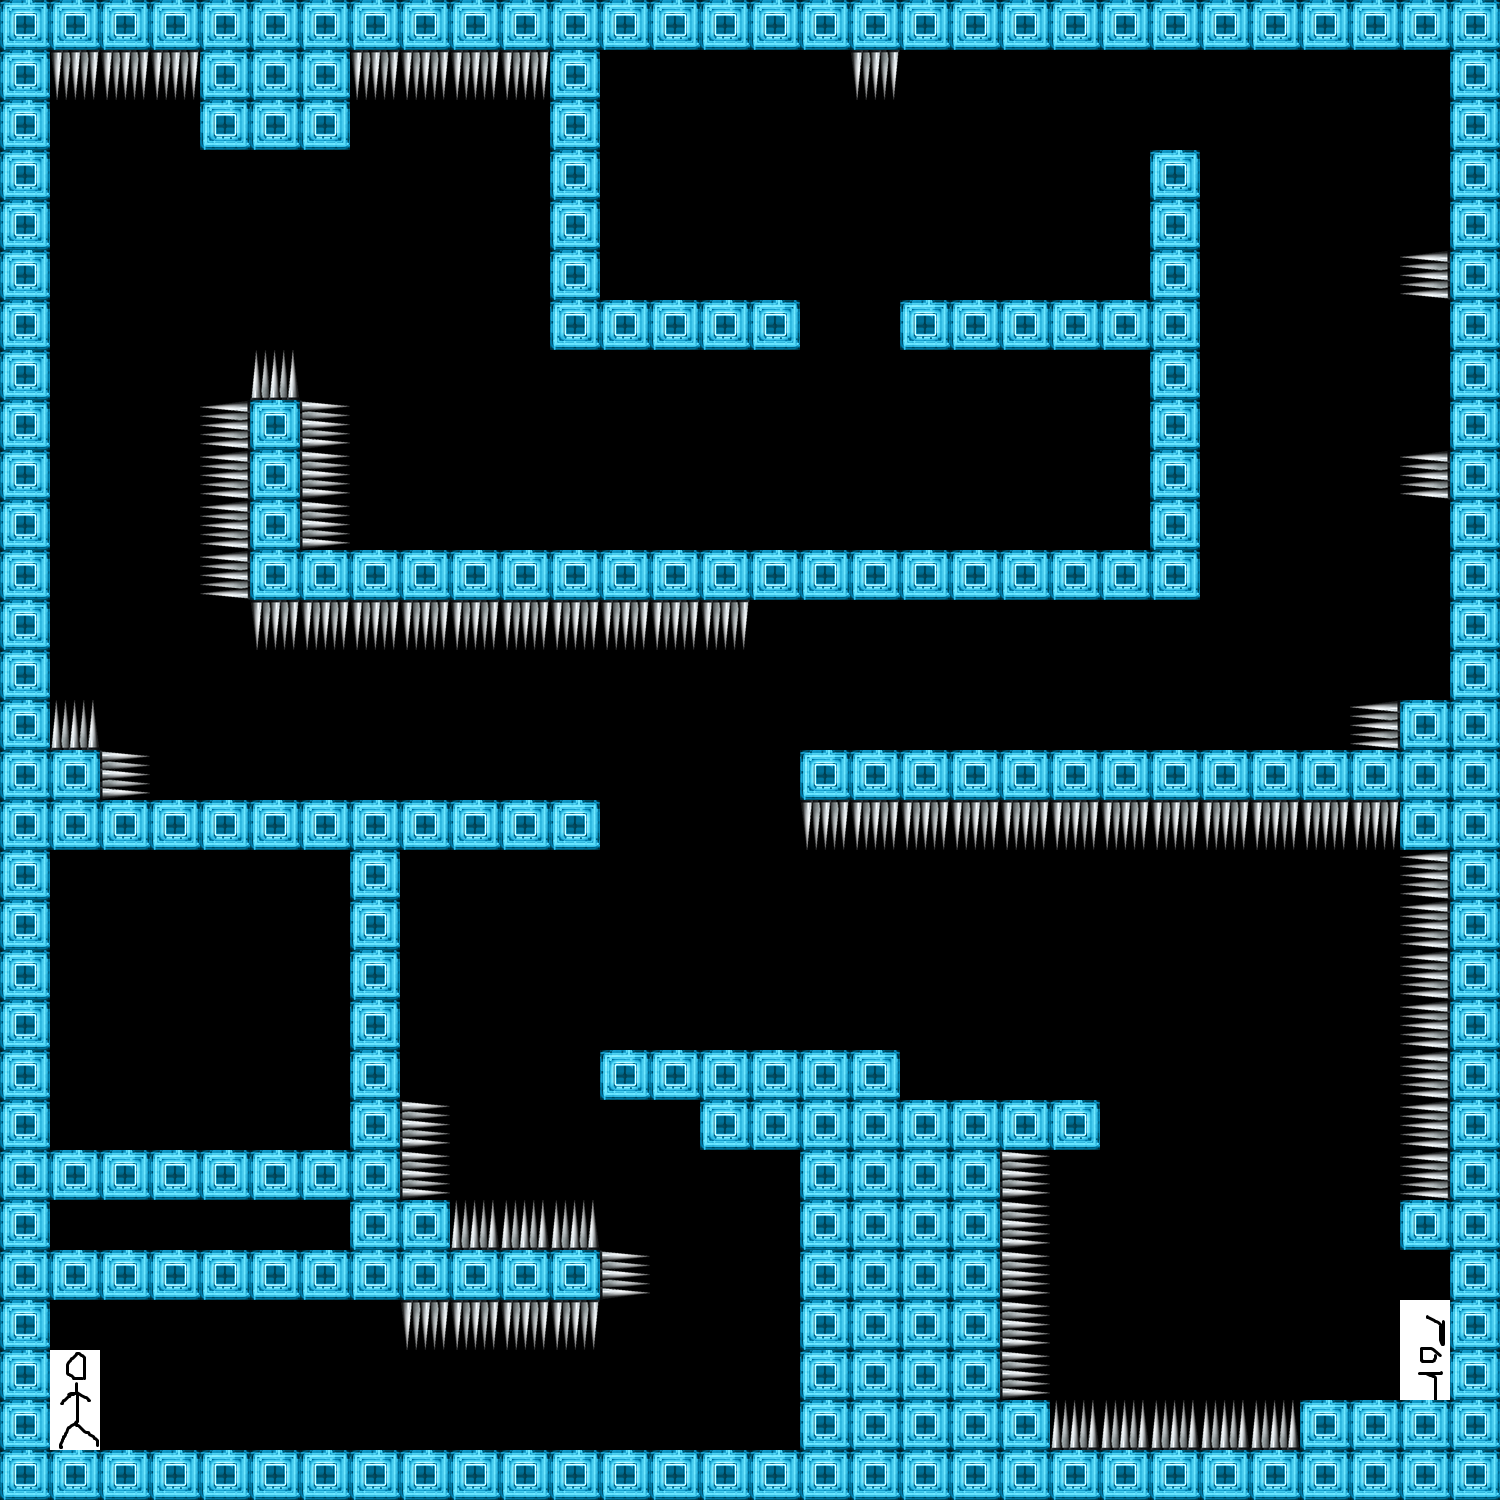

The image is a tile-based game level rendered from a .tmx file. Its description and complete source (layers, tilesets, objects, tile grids) follow:
An orthogonal 30x30 tile map with 50x50 px tiles, 1 tile layer (Tile Layer 1).

<map version="1.0" tiledversion="1.0.3" orientation="orthogonal" renderorder="right-down" width="30" height="30" tilewidth="50" tileheight="50" nextobjectid="1">
 <tileset firstgid="1" source="untitled.tsx" />
 <layer name="Tile Layer 1" width="30" height="30">
  <data encoding="csv">
1,1,1,1,1,1,1,1,1,1,1,1,1,1,1,1,1,1,1,1,1,1,1,1,1,1,1,1,1,1,
1,2,2,2,1,1,1,2,2,2,2,1,0,0,0,0,0,2,0,0,0,0,0,0,0,0,0,0,0,1,
1,0,0,0,1,1,1,0,0,0,0,1,0,0,0,0,0,0,0,0,0,0,0,0,0,0,0,0,0,1,
1,0,0,0,0,0,0,0,0,0,0,1,0,0,0,0,0,0,0,0,0,0,0,1,0,0,0,0,0,1,
1,0,0,0,0,0,0,0,0,0,0,1,0,0,0,0,0,0,0,0,0,0,0,1,0,0,0,0,0,1,
1,0,0,0,0,0,0,0,0,0,0,1,0,0,0,0,0,0,0,0,0,0,0,1,0,0,0,0,3,1,
1,0,0,0,0,0,0,0,0,0,0,1,1,1,1,1,0,0,1,1,1,1,1,1,0,0,0,0,0,1,
1,0,0,0,0,5,0,0,0,0,0,0,0,0,0,0,0,0,0,0,0,0,0,1,0,0,0,0,0,1,
1,0,0,0,3,1,4,0,0,0,0,0,0,0,0,0,0,0,0,0,0,0,0,1,0,0,0,0,0,1,
1,0,0,0,3,1,4,0,0,0,0,0,0,0,0,0,0,0,0,0,0,0,0,1,0,0,0,0,3,1,
1,0,0,0,3,1,4,0,0,0,0,0,0,0,0,0,0,0,0,0,0,0,0,1,0,0,0,0,0,1,
1,0,0,0,3,1,1,1,1,1,1,1,1,1,1,1,1,1,1,1,1,1,1,1,0,0,0,0,0,1,
1,0,0,0,0,2,2,2,2,2,2,2,2,2,2,0,0,0,0,0,0,0,0,0,0,0,0,0,0,1,
1,0,0,0,0,0,0,0,0,0,0,0,0,0,0,0,0,0,0,0,0,0,0,0,0,0,0,0,0,1,
1,5,0,0,0,0,0,0,0,0,0,0,0,0,0,0,0,0,0,0,0,0,0,0,0,0,0,3,1,1,
1,1,4,0,0,0,0,0,0,0,0,0,0,0,0,0,1,1,1,1,1,1,1,1,1,1,1,1,1,1,
1,1,1,1,1,1,1,1,1,1,1,1,0,0,0,0,2,2,2,2,2,2,2,2,2,2,2,2,1,1,
1,0,0,0,0,0,0,1,0,0,0,0,0,0,0,0,0,0,0,0,0,0,0,0,0,0,0,0,3,1,
1,0,0,0,0,0,0,1,0,0,0,0,0,0,0,0,0,0,0,0,0,0,0,0,0,0,0,0,3,1,
1,0,0,0,0,0,0,1,0,0,0,0,0,0,0,0,0,0,0,0,0,0,0,0,0,0,0,0,3,1,
1,0,0,0,0,0,0,1,0,0,0,0,0,0,0,0,0,0,0,0,0,0,0,0,0,0,0,0,3,1,
1,0,0,0,0,0,0,1,0,0,0,0,1,1,1,1,1,1,0,0,0,0,0,0,0,0,0,0,3,1,
1,0,0,0,0,0,0,1,4,0,0,0,0,0,1,1,1,1,1,1,1,1,0,0,0,0,0,0,3,1,
1,1,1,1,1,1,1,1,4,0,0,0,0,0,0,0,1,1,1,1,4,0,0,0,0,0,0,0,3,1,
1,0,0,0,0,0,0,1,1,5,5,5,0,0,0,0,1,1,1,1,4,0,0,0,0,0,0,0,1,1,
1,1,1,1,1,1,1,1,1,1,1,1,4,0,0,0,1,1,1,1,4,0,0,0,0,0,0,0,0,1,
1,0,0,0,0,0,0,0,2,2,2,2,0,0,0,0,1,1,1,1,4,0,0,0,0,0,0,0,0,1,
1,0,0,0,0,0,0,0,0,0,0,0,0,0,0,0,1,1,1,1,4,0,0,0,0,0,0,0,6,1,
1,8,0,0,0,0,0,0,0,0,0,0,0,0,0,0,1,1,1,1,1,5,5,5,5,5,1,1,1,1,
1,1,1,1,1,1,1,1,1,1,1,1,1,1,1,1,1,1,1,1,1,1,1,1,1,1,1,1,1,1
</data>
 </layer>
</map>